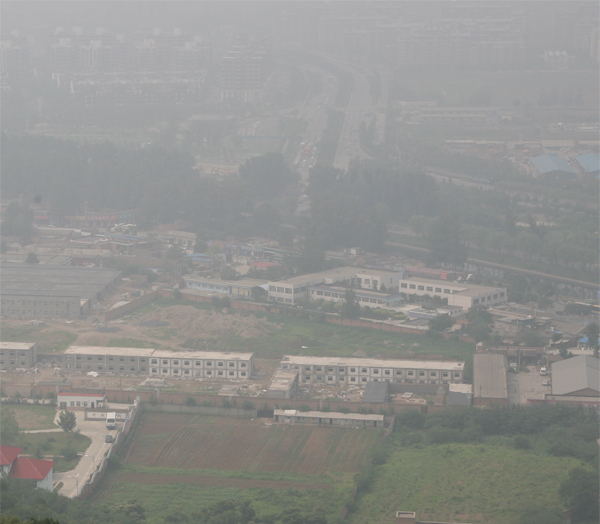
#> input picture Images/image1.png, 600 x 524 px
$ python -i backend.py   (imports and definitions only)   (older library calls are emulated)
#> lines starting #> are read from the running program, lines starting #| are printed output that depends on the picture; long printed decimals are rounded
import traceback
import numpy as np
import cv2
import io
from flask import Flask, request, send_file, render_template

# [1 line not run here, left out]

def dark_channel(image, window_size):
    min_channel = np.min(image, axis=2)
    return cv2.erode(min_channel, np.ones((window_size, window_size), dtype=np.uint8))

def atmospheric_light(image, dark_channel, percentile=1):
    flat_image = image.reshape((-1, 3))
    flat_dark = dark_channel.flatten()
    index = np.argsort(flat_dark)[::-1][:int(flat_dark.size * (percentile / 100))]
    return np.percentile(flat_image[index], 99, axis=0)

def transmission(image, atmospheric_light, omega=0.95, window_size=15):
    normalized_image = image.astype(np.float32) / atmospheric_light.astype(np.float32)
    dark = dark_channel(normalized_image, window_size)
    return 1 - omega * dark

def guided_filter(I, p, r, eps):
    I = I.astype(np.float32)
    p = p.astype(np.float32)
    mean_I = cv2.boxFilter(I, cv2.CV_32F, (r, r))
    mean_p = cv2.boxFilter(p, cv2.CV_32F, (r, r))
    mean_Ip = cv2.boxFilter(I * p, cv2.CV_32F, (r, r))
    cov_Ip = mean_Ip - mean_I * mean_p
    mean_II = cv2.boxFilter(I * I, cv2.CV_32F, (r, r))
    var_I = mean_II - mean_I * mean_I
    a = cov_Ip / (var_I + eps)
    b = mean_p - a * mean_I
    mean_a = cv2.boxFilter(a, cv2.CV_32F, (r, r))
    mean_b = cv2.boxFilter(b, cv2.CV_32F, (r, r))
    q = mean_a * I + mean_b
    return q

def refine_transmission(image, t, r=60, eps=0.0001):
    gray_image = cv2.cvtColor(image, cv2.COLOR_BGR2GRAY) / 255.0
    refined_t = guided_filter(gray_image, t, r, eps)
    return refined_t

def dehaze(image, atmospheric_light, t, t0=0.1):
    t = np.maximum(t, t0)
    result = np.empty_like(image, dtype=np.float32)
    for i in range(3):
        result[..., i] = ((image[..., i].astype(np.float32) - atmospheric_light[i]) / t) + atmospheric_light[i]
    result = np.clip(result, 0, 255).astype(np.uint8)
    return result

def apply_clahe(image):
    lab = cv2.cvtColor(image, cv2.COLOR_BGR2LAB)
    l, a, b = cv2.split(lab)
    clahe = cv2.createCLAHE(clipLimit=2.0, tileGridSize=(8, 8))
    cl = clahe.apply(l)
    limg = cv2.merge((cl, a, b))
    final = cv2.cvtColor(limg, cv2.COLOR_LAB2BGR)
    return final

def haze_level(image):
    gray_image = cv2.cvtColor(image, cv2.COLOR_BGR2GRAY)
    hist = cv2.calcHist([gray_image], [0], None, [256], [0, 256])
    haze_percentage = np.sum(hist[:80]) / np.sum(hist) * 100
    return haze_percentage

def dehaze_image(image, omega=0.95, t0=0.1):
    haze_percentage = haze_level(image)
    if haze_percentage < 20:
        print("Haze Percentage:", haze_percentage, "Category: Low Haze")
        percentile = 1
    elif haze_percentage < 45:
        print("Haze Percentage:", haze_percentage, "Category: Medium Haze")
        percentile = 5
    else:
        print("Haze Percentage:", haze_percentage, "Category: High Haze")
        percentile = 10

    dark = dark_channel(image, window_size=15)
    atmospheric = atmospheric_light(image, dark, percentile)
    t = transmission(image, atmospheric, omega, window_size=15)
    t = refine_transmission(image, t)
    dehazed = dehaze(image, atmospheric, t, t0)
    dehazed = apply_clahe(dehazed)
    return dehazed

# [22 lines left out: function adaptive_parameter_tuning, not called in this run]

# [3 lines that did not run here, left out]

# [26 lines that did not run here, left out]

def allowed_file(filename):
    return '.' in filename and filename.rsplit('.', 1)[1].lower() in {'png', 'jpg', 'jpeg'}

# [2 lines not run here, left out]

>>> import cv2
>>> picture = cv2.imread('Images/image1.png')
#> picture is the input picture: shape (524, 600, 3); mean B, G, R 143.1, 145.7, 145.4
>>> result = dehaze_image(picture)
#> in haze_level, `hist = cv2.calcHist([gray_image], [0], None, [256], [0, 256])`: hist = 256 values, max 6605 at index 164, min 0 at index 0, mean 1228.1
#> in haze_level, `haze_percentage = np.sum(hist[:80]) / np.sum(hist) * 100`: haze_percentage = 0.0471
#| Haze Percentage: 0.04707 Category: Low Haze
#> in dark_channel, `return cv2.erode(min_channel, np.ones((window_size, window_size), dtyp..`:
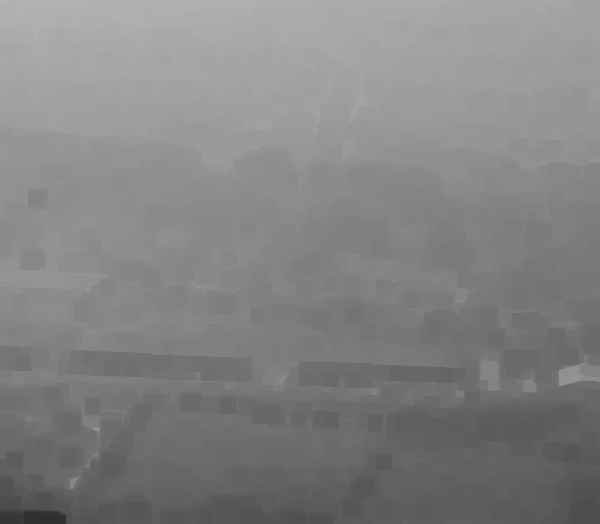
#> returned value: shape (524, 600); min 47, max 179, mean 131
#> in atmospheric_light, `index = np.argsort(flat_dark)[::-1][:int(flat_dark.size * (percentile ..`: index = 3144 values, max 19235 at index 2992, min 0 at index 0, mean 5041.3
#> in dehaze_image, `atmospheric = atmospheric_light(image, dark, percentile)`: atmospheric = [188, 185, 185]
#> in guided_filter, `var_I = mean_II - mean_I * mean_I`:
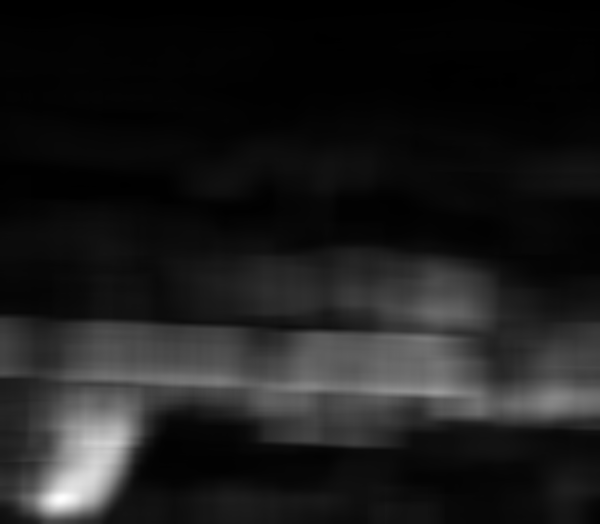
#> var_I: shape (524, 600) float32; min 3.16e-05, max 0.0129, mean 0.00145; drawn with min black and max white
#> in guided_filter, `mean_a = cv2.boxFilter(a, cv2.CV_32F, (r, r))`:
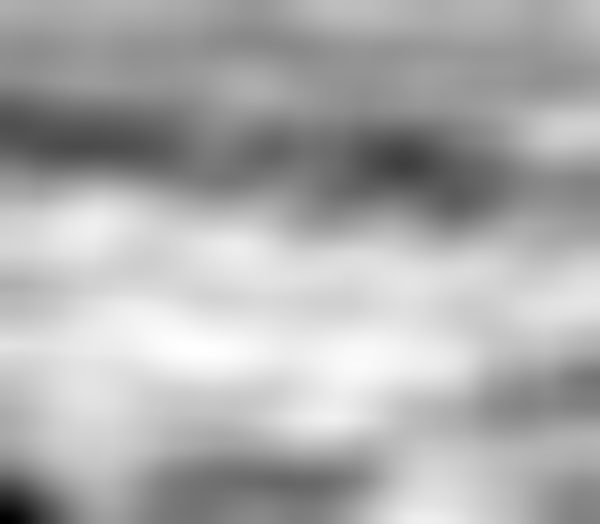
#> mean_a: shape (524, 600) float32; min -1.16, max 0.0428, mean -0.344; drawn with min black and max white
#> in guided_filter, `mean_b = cv2.boxFilter(b, cv2.CV_32F, (r, r))`:
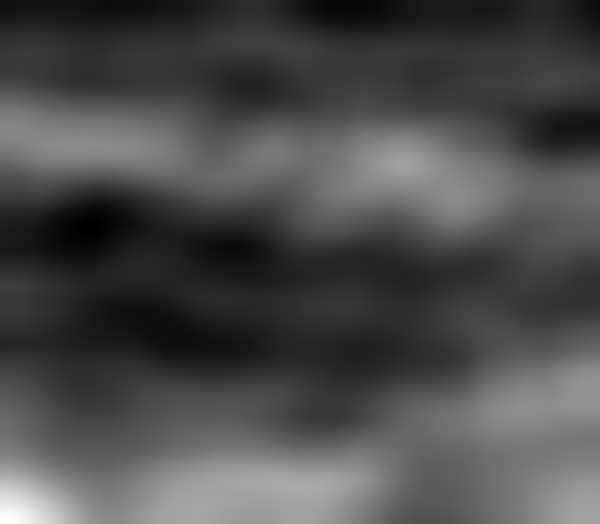
#> mean_b: shape (524, 600) float32; min 0.293, max 1.07, mean 0.527; drawn with min black and max white
#> after the loop in dehaze, `for i in range(3):`:
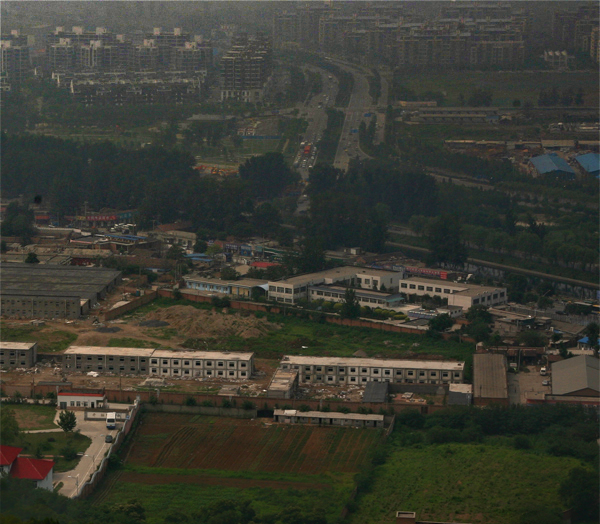
#> result: shape (524, 600, 3) float32; mean B, G, R 58.7, 70.3, 69.4; drawn with min black and max white
#> in apply_clahe, `lab = cv2.cvtColor(image, cv2.COLOR_BGR2LAB)`: lab: shape (524, 600, 3); mean of channels 0, 1, 2 74, 125.4, 135
#> in apply_clahe, `l, a, b = cv2.split(lab)`:
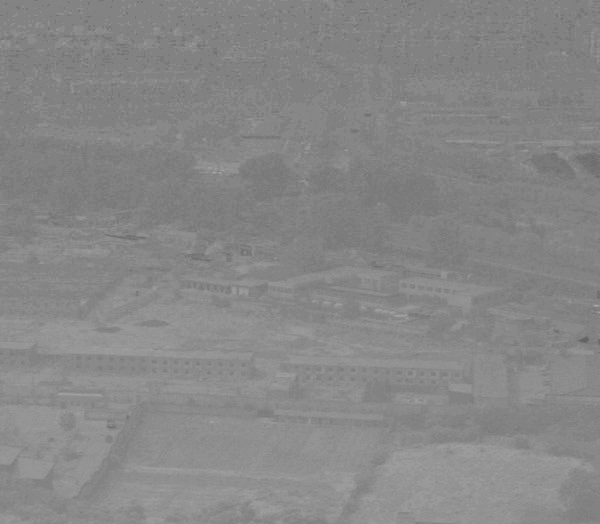
#> b: shape (524, 600); min 96, max 171, mean 135
#> in apply_clahe, `limg = cv2.merge((cl, a, b))`: limg: shape (524, 600, 3); mean of channels 0, 1, 2 94.8, 125.4, 135
#> in apply_clahe, `final = cv2.cvtColor(limg, cv2.COLOR_LAB2BGR)`:
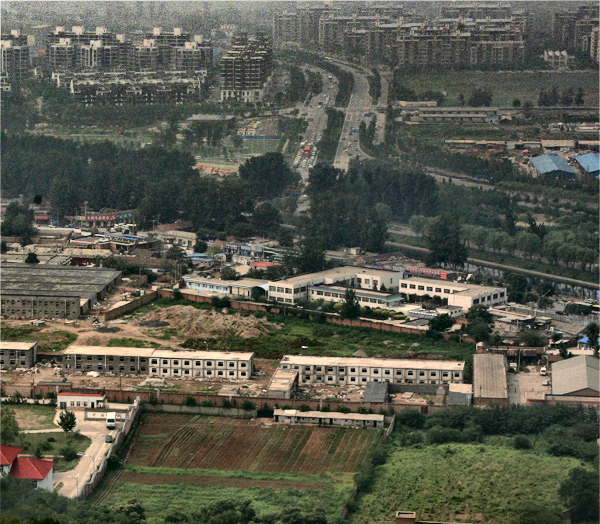
#> final: shape (524, 600, 3); mean B, G, R 77.4, 89.8, 89.1

$ run again, on Images/image2.png
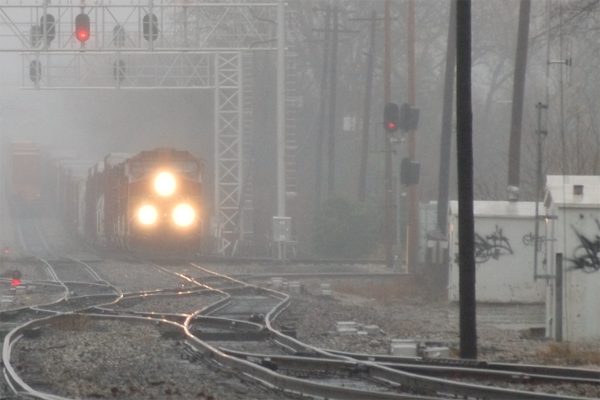
#> input picture Images/image2.png, 600 x 400 px
#> picture is the input picture: shape (400, 600, 3); mean B, G, R 128.9, 131.4, 134.1
#> hist = 256 values, max 4620 at index 135, min 0 at index 0, mean 937.5
#> in haze_level, `haze_percentage = np.sum(hist[:80]) / np.sum(hist) * 100`: haze_percentage = 6.62
#| Haze Percentage: 6.624 Category: Low Haze
#> in dark_channel, `return cv2.erode(min_channel, np.ones((window_size, window_size), dtyp..`:
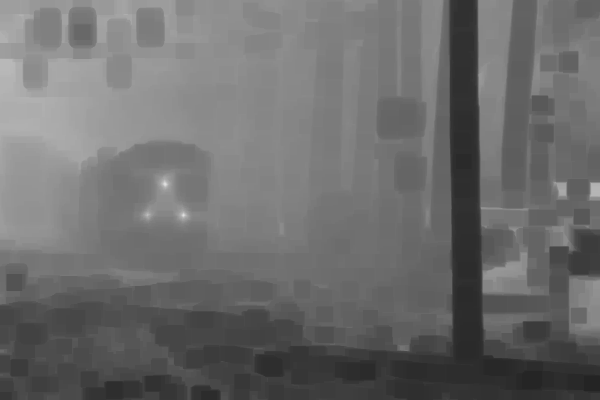
#> returned value: shape (400, 600); min 36, max 224, mean 108.5
#> index = 2400 values, max 130384 at index 999, min 8524 at index 1854, mean 64642.7
#> atmospheric = [255, 255, 255]
#> lab: shape (400, 600, 3); mean of channels 0, 1, 2 50.6, 129.4, 131.4
#> limg: shape (400, 600, 3); mean of channels 0, 1, 2 83.5, 129.4, 131.4
#> in apply_clahe, `final = cv2.cvtColor(limg, cv2.COLOR_LAB2BGR)`:
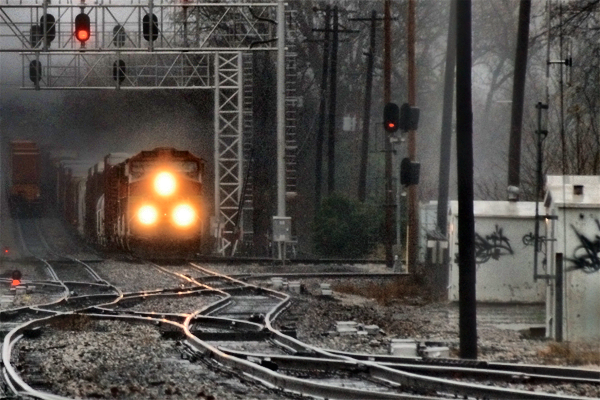
#> final: shape (400, 600, 3); mean B, G, R 73.4, 77.9, 82.9

$ run again, on Images/image4.png
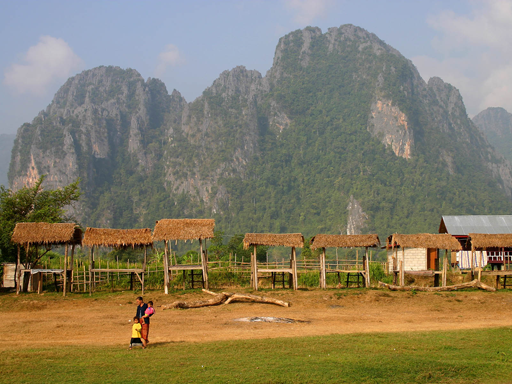
#> input picture Images/image4.png, 512 x 384 px
#> picture is the input picture: shape (384, 512, 3); mean B, G, R 101.5, 125.5, 134.4
#> hist = 256 values, max 5712 at index 177, min 0 at index 248, mean 768
#> in haze_level, `haze_percentage = np.sum(hist[:80]) / np.sum(hist) * 100`: haze_percentage = 7.06
#| Haze Percentage: 7.064 Category: Low Haze
#> in dark_channel, `return cv2.erode(min_channel, np.ones((window_size, window_size), dtyp..`:
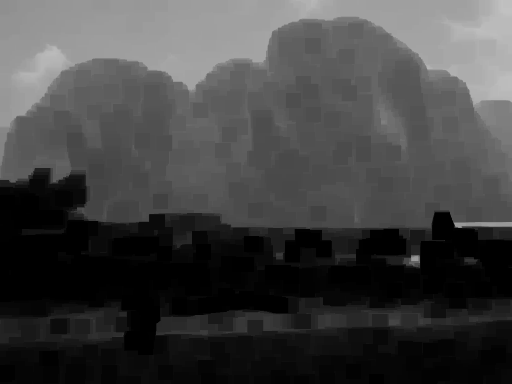
#> returned value: shape (384, 512); min 0, max 193, mean 66.5
#> index = 1966 values, max 51199 at index 1683, min 312 at index 1388, mean 23279.4
#> atmospheric = [204, 202, 207]
#> lab: shape (384, 512, 3); mean of channels 0, 1, 2 100.6, 129.6, 138.9
#> limg: shape (384, 512, 3); mean of channels 0, 1, 2 116.4, 129.6, 138.9
#> in apply_clahe, `final = cv2.cvtColor(limg, cv2.COLOR_LAB2BGR)`:
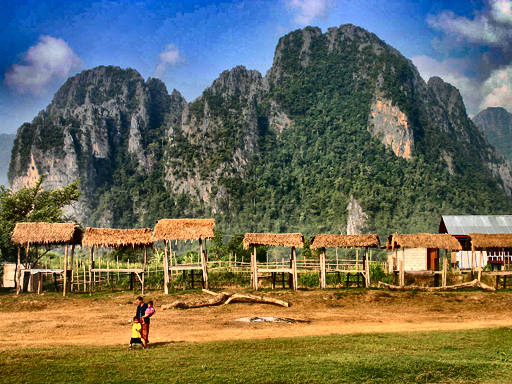
#> final: shape (384, 512, 3); mean B, G, R 89.8, 108.4, 109.1
